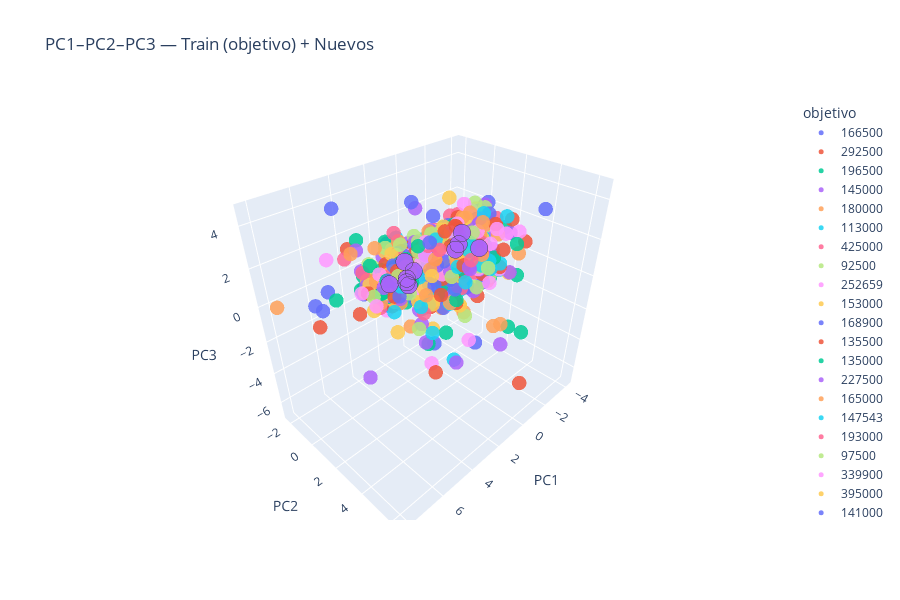

The code cell stored with this chart in its notebook:
### Code cell
import plotly.express as px
import plotly.graph_objects as go

# base: train 3D
df3 = entrenamiento_pca_objetivo.iloc[:, :3].copy()
df3["objetivo"] = y_train.loc[entrenamiento_pca_objetivo.index].astype(str)

fig3 = px.scatter_3d(
    df3, x="PC1", y="PC2", z="PC3",
    color="objetivo", opacity=0.85,
    title="PC1–PC2–PC3 — Train (objetivo) + Nuevos",
    height=600
)
fig3.update_traces(marker=dict(size=5))

# overlay: nuevos 3D
new3 = T_new_df.loc[:, ["PC1","PC2","PC3"]].copy()
fig3.add_trace(
    go.Scatter3d(
        x=new3["PC1"], y=new3["PC2"], z=new3["PC3"],
        mode="markers",
        name="nuevos",
        marker=dict(size=6, line=dict(width=1)),
        opacity=0.95,
        showlegend=True
    )
)

fig3.update_layout(scene=dict(xaxis_title="PC1", yaxis_title="PC2", zaxis_title="PC3"))
fig3.show()
